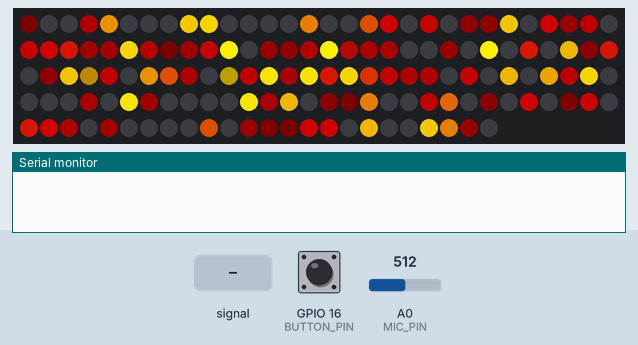
Recording of a sketch running on a simulated ESP8266 (NodeMCU). On the bench: 144 RGB LEDs in strip order, left to right, continuing on the next row, the last lines printed to the serial monitor. The test bench sets the inputs (shaded band); at power-on: A0 (MIC_PIN) = 512, GPIO 16 (BUTTON_PIN) LOW. Dim RGB values are drawn brighter than linear; random numbers use the default seed unless the sketch sets one.

Above: at 3.2 s.
3.3 s: A0 (MIC_PIN) set to 10
At 4.5 s:
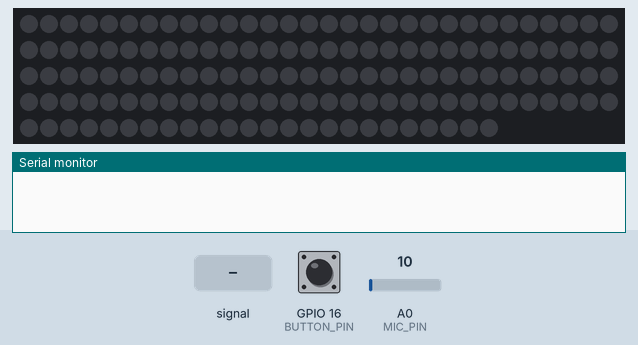
5.5 s: A0 (MIC_PIN) set to 110
7.0 s: A0 (MIC_PIN) fed a 200 Hz sine of ±81 counts around its level
At 7.47 s:
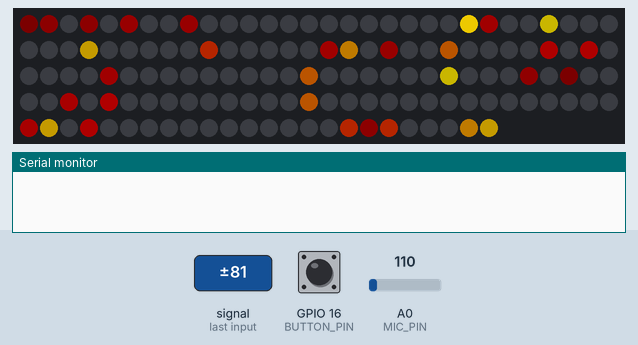
8.5 s: GPIO 16 (BUTTON_PIN) pulled HIGH for 0.15 s
At 8.97 s:
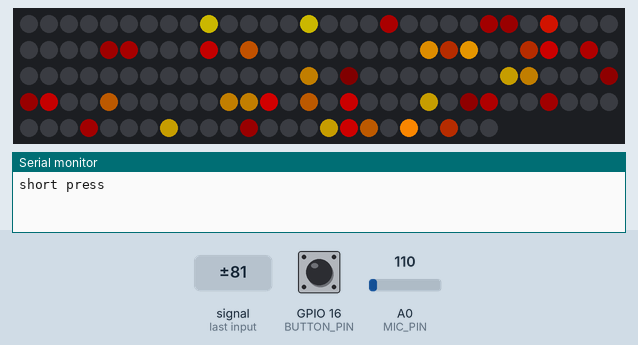
9.2 s: GPIO 16 (BUTTON_PIN) pulled HIGH for 1 s
At 10.17 s:
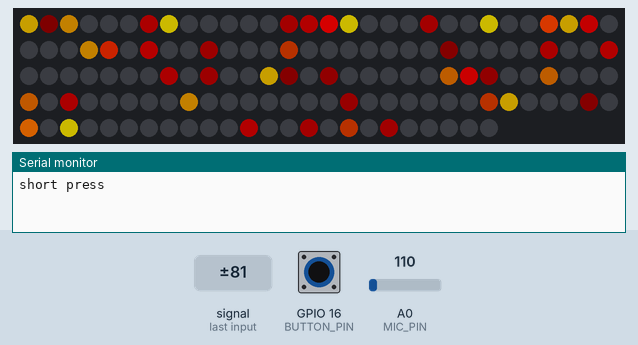
10.8 s: A0 (MIC_PIN) set to 511
At 11.07 s:
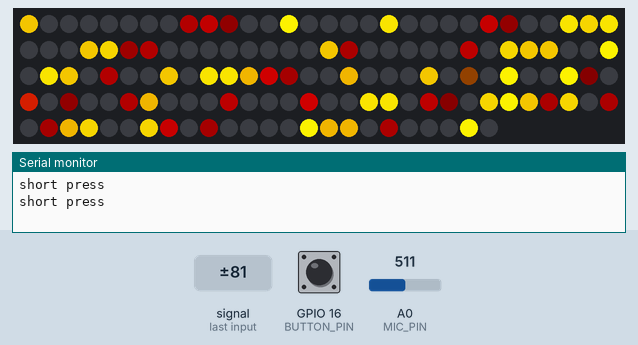
Timing chart, 0 to 13.4 s (numbered marks = the images above; inputs shaded):
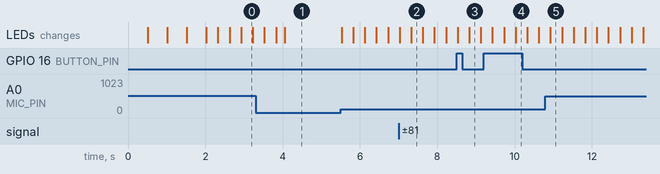

The sketch:

hat-radio-server.ino
```cpp
#include <Adafruit_NeoPixel.h>

#include "types.h"
#include "radio.h"
#include "button.h"
#include "microphone.h"
#include "keepalive.h"
#include "sparks.h"
#include "timer.h"
//#include "radio.h"

#define LED_PIN     2
#define BUTTON_PIN  16
#define MIC_PIN     A0
#define PULL_PIN    5

#define NUM_LEDS    144

Adafruit_NeoPixel strip(NUM_LEDS, LED_PIN, NEO_GRB + NEO_KHZ800);

Button* button = new Button(BUTTON_PIN);
Microphone* mic = new Microphone(MIC_PIN);
// KeepAlive* keepAlive = new KeepAlive(PULL_PIN);
//WifiServer* wifiServer = new WifiServer();

Timer* renderTimer = new Timer(30);
// Timer* pullTimer = new Timer(10000);

Sparks* sparks = new Sparks(NUM_LEDS);

color frame[NUM_LEDS];
void initFrame() {
  for (int i = 0; i < NUM_LEDS; i++) {
    color empty = { 0, 0, 0 };
    frame[i] = empty;
  }
}

void clear() {
  for (int led = 0; led < NUM_LEDS; led++) {
    strip.setPixelColor(led, 0, 0, 0);
  }
}

void startup() {
  strip.begin();
  for (int led = 0; led < NUM_LEDS; led++) {
    strip.setPixelColor(led, 0, 50, 0);
  }
  strip.show();
  delay(500);
  for (int led = 0; led < NUM_LEDS; led++) {
    strip.setPixelColor(led, 50, 0, 0);
  }
  strip.show();
  delay(500);
  for (int led = 0; led < NUM_LEDS; led++) {
    strip.setPixelColor(led, 0, 0, 50);
  }
  strip.show();
  delay(500);
  clear();
  strip.show();
  delay(500);
}

void render() {
  for (int led = 0; led < NUM_LEDS; led++) {
    strip.setPixelColor(led, frame[led].red, frame[led].green, frame[led].blue);
  }
  strip.show();
  clear();
}

void update() {
  button->update();
  mic->update();
  // keepAlive->pullKey(!pullTimer->trigger());
}

void setup() {
  Serial.begin(115200);
  startup();
  initFrame();
//  wifiServer->startEsp();
}

void loop() {
  update();
  if (button->wasShortPressed()) {
    Serial.print("short press");
    Serial.println();
  }

  if (renderTimer->trigger()) {
    float micLvl = mic->read();
    mic->attenuate();
    sparks->run(frame, micLvl);
    render();
//    wifiServer->send("update", micLvl);
  }
}
```

button.h
```cpp
#ifndef Button_h
#define Button_h

// TODO refactor to make presses feel more immediate
// debounce presses
class Button {
  public:
    Button(int inputPin) {
      this->pin = inputPin;
      pinMode(inputPin, INPUT);
      this->wasDown = false;
      this->wasPressed = false;
      this->longPressDuration = 1000;
      this->pressDuration = -1;
    }
    void update() {
      bool isDown = digitalRead(this->pin) == HIGH;
      bool isUp = digitalRead(this->pin) == LOW;

      if (isDown && !this->wasDown) {
        this->wasDown = true;
        this->pressStart = millis();
      } else if (isUp && this->wasDown) {
        this->pressDuration = millis() - this->pressStart;
        this->wasDown = false;
        this->wasPressed = true;
      } else {
        this->wasPressed = false;
      }
    }
    bool wasShortPressed() {
      return this->wasPressed && this->pressDuration < this->longPressDuration;
    }
    bool wasLongPressed() {
      return this->wasPressed && this->pressDuration >= this->longPressDuration;
    }
  private:
    int pin;
    bool wasDown;
    bool wasPressed;
    float pressStart;
    float longPressDuration;
    float pressDuration;
};

#endif
```

chase.h
```cpp
#ifndef Chase_h
#define Chase_h

class Chase {
  public:
    virtual void run(color frame[], float micLvl) {};
};

#endif
```

keepalive.h
```cpp
#ifndef KeepAlive_h
#define KeepAlive_h

class KeepAlive {
  public:
    KeepAlive(int pullPin) {
      pin = pullPin;
      isLow = false;
      pinMode(pullPin, OUTPUT);
      digitalWrite(this->pin, HIGH);
      lastPull = millis();
    }
    void pullKey(bool pull) {
      int now = millis();
      if (!isLow && pull) {
        digitalWrite(this->pin, LOW);
        this->isLow = true;
        this->lastPull = now;
      } else if (isLow && !pull && now - this->lastPull > 100) {
        digitalWrite(this->pin, HIGH);
        this->isLow = false;
      }
    }

    private:
      bool isLow;
      int pin;
      int lastPull;
};


#endif
```

microphone.h
```cpp
#ifndef Microphone_h
#define Microphone_h

class Microphone {
  public:
    Microphone(int inputPin) {
      pin = inputPin;
      max = 20.0;
    }
    void update() {
      int now = analogRead(this->pin);
      if (now > this->high) {
        this->high = now;
      }
      if (now > this->max) {
        this->max = float(now);
      }
    }
    float read() {
      int sample = this->high;
      this->high = 0;
      return float(sample) / this->max;
    }
    void attenuate() {
      float decay = 0.25;
      if (this->max >= 20.0) {
        this->max -= decay;
      }
    }

  private:
    int pin;
    int high;
    float max;

};

#endif
```

radio.h
```cpp
#ifndef Radio_h
#define Radio_h

#include <ESP8266WiFi.h>
#include <espnow.h>

// REPLACE WITH RECEIVER MAC Address
uint8_t broadcastAddress[] = {0xFF, 0xFF, 0xFF, 0xFF, 0xFF, 0xFF};

// Structure example to send data
// Must match the receiver structure
typedef struct struct_message {
  char event[32];
  int timeStamp;
  float micLvl;
} struct_message;

void OnDataSent(uint8_t *mac_addr, uint8_t sendStatus) {
  Serial.print("Last Packet Send Status: ");
  if (sendStatus == 0){
    Serial.println("Delivery success");
  }
  else{
    Serial.println("Delivery fail");
  }
}

class WifiServer {
  public:
    WifiServer() {}
    void startEsp() {
      WiFi.mode(WIFI_STA);

      if (esp_now_init() != 0) {
        Serial.println("Error initializing ESP-NOW");
        return;
      }

      Serial.println(WiFi.macAddress());

      // Once ESPNow is successfully Init, we will register for Send CB to
      // get the status of Trasnmitted packet
      esp_now_set_self_role(ESP_NOW_ROLE_CONTROLLER);
      esp_now_register_send_cb(OnDataSent);

      // Register peer
      esp_now_add_peer(broadcastAddress, ESP_NOW_ROLE_SLAVE, 1, NULL, 0);
    }

    void send(char event[], float micLvl) {
      strcpy(this->data.event, event);
      this->data.timeStamp = millis();
      this->data.micLvl = micLvl;

      // Send message via ESP-NOW
      esp_now_send(broadcastAddress, (uint8_t *) &this->data, sizeof(this->data));
    }

    private:
      struct_message data;
};

#endif
```

sparks.h
```cpp
#include "chase.h"

int fadeSpeed = 10;
int sparkBase = 20;
int newSparksBase = 10;

class Sparks: public Chase {
  public:
    Sparks(int numPixels) {
      numSparks = numPixels;
    }
    void run(color frame[], float micLvl) {
      int newSparks = newSparksBase * micLvl;
      for (int spark = 0; spark < newSparks; spark++) {
        int center = random(this->numSparks);
        int sparkSize = int(sparkBase + (255 - sparkBase) * micLvl);
        frame[center].red += sparkSize;
        frame[center].green += sparkSize;
      }

      for (int pixel = 0; pixel < this->numSparks; pixel++) {
        frame[pixel].blue = 0;
        if (frame[pixel].green > frame[pixel].red) { frame[pixel].green = frame[pixel].red; }
        if (frame[pixel].red > 255)  { frame[pixel].red = 255; }
        if (frame[pixel].green > 255)  { frame[pixel].green = 255; }
        if (frame[pixel].red >= fadeSpeed) {
          frame[pixel].red -= fadeSpeed;
        } else { frame[pixel].red = 0; }
        if (frame[pixel].green > (fadeSpeed * 2)) {
          frame[pixel].green -= (fadeSpeed * 2);
        } else { frame[pixel].green = 0; }
      }
    }

  private:
    int numSparks;
};
```

timer.h
```cpp
#ifndef Timer_h
#define Timer_h

class Timer {
  public:
    Timer(int time) {
      rate = time;
      lastFrame = 0;
    }
    bool trigger() {
      int now = millis();
      int laps = now / this->rate;
      if (laps > this->lastFrame) {
        this->lastFrame = laps;
        return true;
      }
      return false;
    }

    private:
      int rate;
      int lastFrame;
};

#endif
```

types.h
```cpp
typedef struct colorValues {
  uint8_t green;
  uint8_t red;
  uint8_t blue;
}
color;
```
